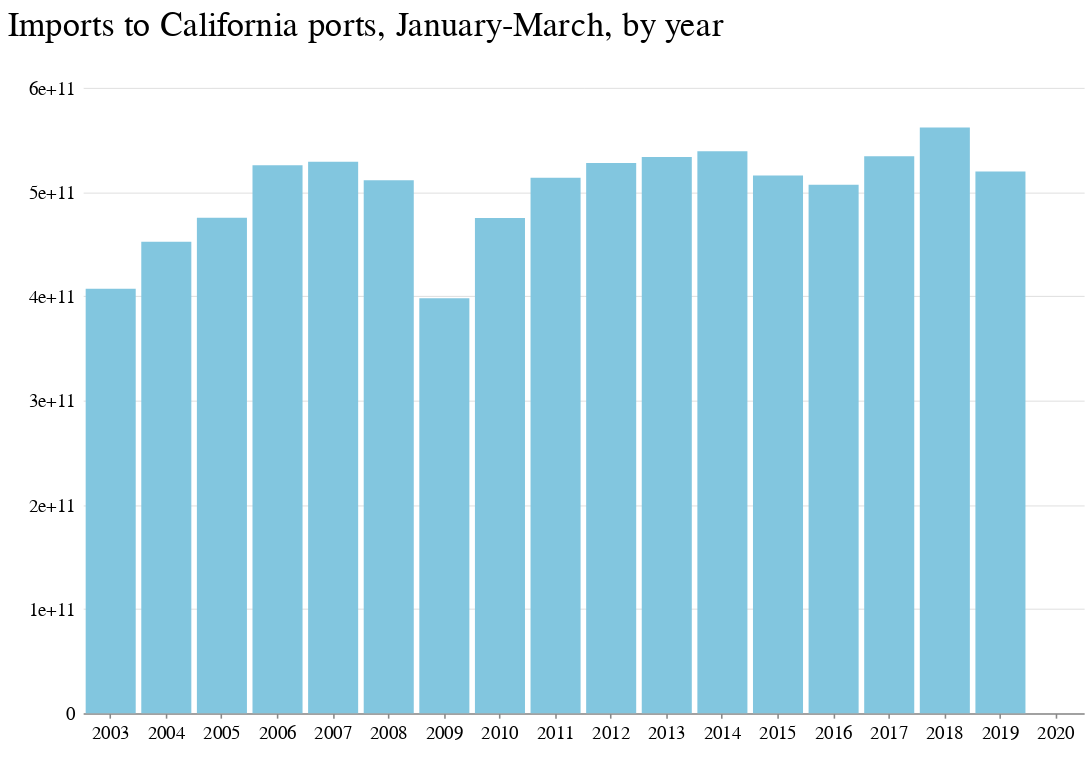

Source (notebook cell):
### Code cell
alt.Chart(ca_port_imports_group).mark_bar().encode(
    x=alt.X('year:N', title=' ', axis=alt.Axis(format='')),
    y=alt.Y('adjusted_value:Q', title=' ', axis=alt.Axis(tickSize=0,domainOpacity=0,format='',\
                                               tickCount=5,offset=3, gridWidth=.6, gridColor='#dddddd'))
).configure_view(strokeOpacity=0).properties(width=640, height=400,
    title='Imports to California ports, January-March, by year'
).configure_legend(
    orient='top',
    symbolType='square'
).configure_axis(
    labelFontSize=12)

### Figure 1 — Vega-Lite specification as saved in the notebook (floating-point values rounded to 4 significant figures)
{"config": {"view": {"width": 800, "height": 450, "strokeOpacity": 0}, "background": "#ffffff", "title": {"anchor": "start", "font": "Benton Gothic Bold, sans", "fontColor": "#000000", "fontSize": 22, "fontWeight": "normal"}, "arc": {"fill": "#82c6df"}, "area": {"fill": "#82c6df"}, "line": {"stroke": "#82c6df", "strokeWidth": 3}, "path": {"stroke": "#82c6df"}, "rect": {"fill": "#82c6df"}, "shape": {"stroke": "#82c6df"}, "bar": {"fill": "#82c6df"}, "point": {"stroke": "#82c6df"}, "symbol": {"fill": "#82c6df", "size": 30}, "axis": {"titleFont": "Benton Gothic Bold, sans", "titleFontSize": 13, "titleFontWeight": "normal", "labelFont": "Benton Gothic, sans", "labelFontSize": 12, "labelFontWeight": "normal"}, "axisX": {"labelAngle": 0, "labelPadding": 4, "tickSize": 3}, "axisY": {"labelBaseline": "middle", "maxExtent": 45, "minExtent": 45, "tickSize": 2, "titleAlign": "left", "titleAngle": 0, "titleX": -45, "titleY": -11}, "legend": {"titleFont": "Benton Gothic Bold, sans", "titleFontSize": 13, "titleFontWeight": "normal", "symbolType": "square", "labelFont": "Benton Gothic, sans", "labelFontSize": 11.5, "orient": "top"}, "range": {"category": ["#3580b1", "#ec8431", "#ab7fb4", "#c89d29", "#adc839", "#829eb1"], "diverging": ["#e68a4f", "#f4bb6a", "#f9e39c", "#dadfe2", "#a6b7c6", "#849eae"], "heatmap": ["#fbf2c7", "#f9e39c", "#f8d36e", "#f4bb6a", "#e68a4f", "#d15a40", "#ab4232"], "ordinal": ["#fbf2c7", "#f9e39c", "#f8d36e", "#f4bb6a", "#e68a4f", "#d15a40", "#ab4232"], "ramp": ["#fbf2c7", "#f9e39c", "#f8d36e", "#f4bb6a", "#e68a4f", "#d15a40", "#ab4232"]}}, "data": {"name": "data-b118c288d3f904caacf83e0a8cc2afc9"}, "mark": "bar", "encoding": {"x": {"type": "nominal", "axis": {"format": ""}, "field": "year", "title": " "}, "y": {"type": "quantitative", "axis": {"domainOpacity": 0, "format": "", "gridColor": "#dddddd", "gridWidth": 0.6, "offset": 3, "tickCount": 5, "tickSize": 0}, "field": "adjusted_value", "title": " "}}, "height": 400, "title": "Imports to California ports, January-March, by year", "width": 640, "$schema": "https://vega.github.io/schema/vega-lite/v4.8.1.json", "datasets": {"data-b118c288d3f904caacf83e0a8cc2afc9": [{"year": 2003, "value": 292952380837, "adjusted_value": 407000000000.0}, {"year": 2004, "value": 334002441802, "adjusted_value": 452000000000.0}, {"year": 2005, "value": 362897234122, "adjusted_value": 475000000000.0}, {"year": 2006, "value": 414329841177, "adjusted_value": 525400000000.0}, {"year": 2007, "value": 428873831118, "adjusted_value": 528800000000.0}, {"year": 2008, "value": 430436610282, "adjusted_value": 511100000000.0}, {"year": 2009, "value": 334006155500, "adjusted_value": 398000000000.0}, {"year": 2010, "value": 405120886727, "adjusted_value": 475000000000.0}, {"year": 2011, "value": 451859405364, "adjusted_value": 513600000000.0}, {"year": 2012, "value": 473832641534, "adjusted_value": 527600000000.0}, {"year": 2013, "value": 485988534504, "adjusted_value": 533300000000.0}, {"year": 2014, "value": 499133320362, "adjusted_value": 539000000000.0}, {"year": 2015, "value": 478005317330, "adjusted_value": 515600000000.0}, {"year": 2016, "value": 475752763143, "adjusted_value": 506800000000.0}, {"year": 2017, "value": 512128930181, "adjusted_value": 534100000000.0}, {"year": 2018, "value": 551817113803, "adjusted_value": 561800000000.0}, {"year": 2019, "value": 519551528873, "adjusted_value": 519600000000.0}, {"year": 2020, "value": 444329957207, "adjusted_value": 0.0}]}}
